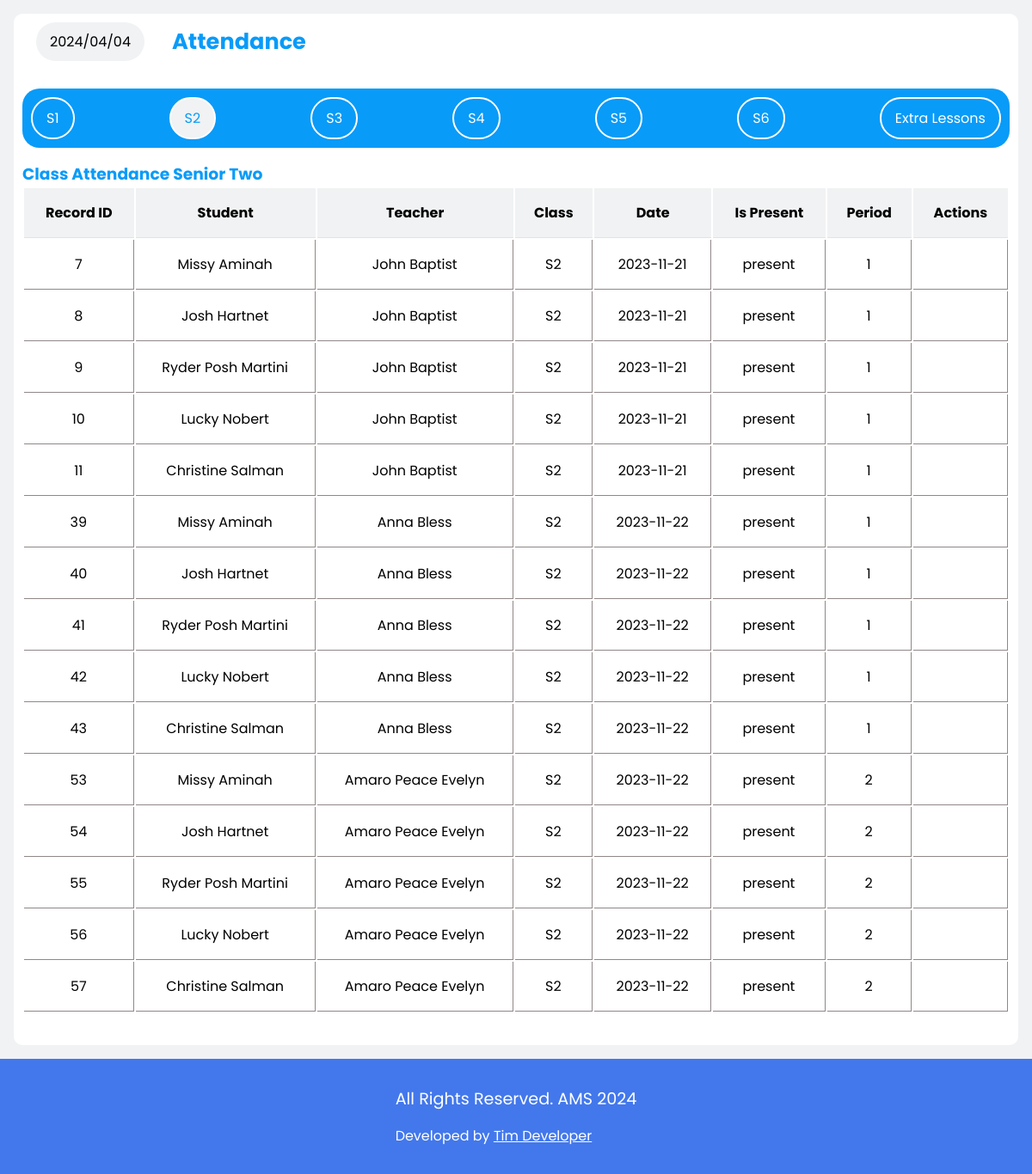
Screenshot of /admin_account/s2.php (signed in) with the database file from the repository.
### tables this page shows
CREATE TABLE IF NOT EXISTS `attendancerecords` (
  `RecordID` int NOT NULL AUTO_INCREMENT,
  `StudentID` int NOT NULL,
  `TeacherID` int NOT NULL,
  `SubjectID` int NOT NULL,
  `ClassID` int NOT NULL,
  `Date` date NOT NULL,
  `IsPresent` varchar(50) NOT NULL,
  `Period` int NOT NULL,
  PRIMARY KEY (`RecordID`)
);

CREATE TABLE IF NOT EXISTS `students` (
  `StudentID` int NOT NULL AUTO_INCREMENT,
  `image` varchar(200) NOT NULL,
  `FirstName` varchar(50) NOT NULL,
  `LastName` varchar(50) NOT NULL,
  `ClassID` int NOT NULL,
  `DateOfBirth` date NOT NULL,
  `Gender` varchar(7) NOT NULL,
  `Address` varchar(50) NOT NULL,
  `ContactNumber` varchar(15) DEFAULT NULL,
  `Email` varchar(50) DEFAULT NULL,
  `password` varchar(200) NOT NULL,
  `username` varchar(50) NOT NULL,
  PRIMARY KEY (`StudentID`)
);

CREATE TABLE IF NOT EXISTS `teachers` (
  `TeacherID` int NOT NULL AUTO_INCREMENT,
  `Image` varchar(200) NOT NULL,
  `Firstname` varchar(50) NOT NULL,
  `Lastname` varchar(50) NOT NULL,
  `ContactNumber` varchar(15) NOT NULL,
  `Email` varchar(50) NOT NULL,
  `SubjectID` int NOT NULL,
  `password` varchar(200) NOT NULL,
  `username` varchar(50) NOT NULL,
  PRIMARY KEY (`TeacherID`)
);

CREATE TABLE IF NOT EXISTS `classes` (
  `ClassID` int NOT NULL AUTO_INCREMENT,
  `ClassName` varchar(50) NOT NULL,
  `Year` int NOT NULL,
  `ClassTeacherID` int NOT NULL,
  PRIMARY KEY (`ClassID`)
);

### functions.php (called while the page is built, shortened)
<?php
include "connection.php";
function studentsAttendanceSenior2()
{
    global $conn;
    $sql = "SELECT
    ar.*,
    s.FirstName,
    s.LastName,
    t.Firstname,
    t.Lastname,
    c.ClassName
    FROM `attendancerecords` as ar
    JOIN `students` AS s ON ar.StudentID = s.StudentID
    JOIN `teachers` AS t ON ar.TeacherID = t.TeacherID
    JOIN `classes` AS c on ar.ClassID = c.ClassID
    WHERE c.ClassID = 2";
    $result = mysqli_query($conn, $sql);
    $attendanceArray = [];
    if (mysqli_num_rows($result) > 0) {
        while ($row = mysqli_fetch_array($result)) {
            $attendanceArray[] = $row;
        }
        return $attendanceArray;
    } else {
        return false;
    }
}

### admin_account/s2.php (the view, shortened to what this page needs)
<?php
include "../connection.php";
include "../functions.php";
?>
<!DOCTYPE html>
<html lang="en">
<head>
    <link rel="stylesheet" href="../styles.css">
</head>
<body>
    <div class="view-activity">
        <div class="container">
            <div class="top">
                <div class="west">
                    <div class="date">
                        <?php echo date("Y/m/d") ?>
                    </div>
                    <h3 style="margin-left: 1rem; font-size: 1.6rem; color: var(--color-primary);">Attendance</h3>
                </div>
            </div>
            <nav class="viewATTadminTab">
                <a href="../admin_account/View-attendance.php">S1</a>
                <a class="active" href="../admin_account/s2.php">S2</a>
                <a href="../admin_account/s3.php">S3</a>
                <a href="../admin_account/s4.php">S4</a>
                <a href="../admin_account/s5.php">S5</a>
                <a href="../admin_account/s6.php">S6</a>
                <a href="../admin_account/extra.php">Extra Lessons</a>
            </nav>
            <section class="adminSection" id="s2">
                <h3 style="color: var(--color-primary);">Class Attendance Senior Two</h3>
                <?php
                if (studentsAttendanceSenior2() == false) { ?>
                    <div class="empty">
                        <p>Attendance Has not yet been recorded for this class</p>
                    </div>
                <?php } else { ?>
                    <table>
                        <tr>
                            <th>Record ID</th>
                            <th>Student</th>
                            <th>Teacher</th>
                            <th>Class</th>
                            <th>Date</th>
                            <th>Is Present</th>
                            <th>Period</th>
                            <th colspan="2">Actions</th>
                        </tr>
                        <?php
                        $attendance = studentsAttendanceSenior2();
                        foreach ($attendance as $attend) :
                        ?>
                            <tr>
                                <td><?php echo $attend['RecordID'] ?></td>
                                <td><?php echo $attend['FirstName'] . ' ' . $attend['LastName'] ?></td>
                                <td><?php echo $attend['Firstname'] . ' ' . $attend['Lastname'] ?></td>
                                <td><?php echo $attend['ClassName'] ?></td>
                                <td><?php echo $attend['Date'] ?></td>
                                <td><?php echo $attend['IsPresent'] ?></td>
                                <td><?php echo $attend['Period'] ?></td>
                                <td>
                                    <form method="post" onsubmit="return confirm('Are you sure you want to delete this record?');">
                                    </form>
                                </td>
                            </tr>
                        <?php endforeach; ?>
                    </table>
                <?php }
                ?>
            </section>
        </div>
    </div>
    <?php include "../footer.php"; ?>
</body>
</html>

### styles.css (style rules this page uses)
* { margin: 0; border: 0; padding: 0; box-sizing: border-box; font-family: 'Poppins', sans-serif; }
a { text-decoration: none; }
:root { --box-shadow: 0 10px 1rem rgba(205, 231, 238, 0.5); --color-bg: #4378ec; --background: #f0f2f3; --color-white: #ffffff; --color-primary: #099BF8; --color-text-muted: #9e9292; --color-bg-secondary: #779be9; --pending-cards-bg: #d2dffc; --darker-tint_1: #5E3494; }
.student_acc #home .container .att_td td, th { text-align: center; padding: 1rem; border-bottom: 1px solid rgb(231, 226, 226); }
.container { width: 85%; border-radius: 10px; background-color: var(--color-white); padding: 10px; }
.view-activity { padding: 1rem; display: flex; width: 100%; gap: 1rem; justify-content: space-between; background-color: var(--background); overflow: hidden; position: relative; }
.view-activity .container { background-color: var(--color-white); border-radius: 10px; padding: 10px; width: 100%; }
.view-activity .container .top { width: 100%; display: flex; justify-content: space-between; align-items: center; }
.view-activity .container .top .west { gap: 1rem; display: flex; align-items: center; }
.view-activity .container .top .west .date { border-radius: 50px; background-color: #f0f2f3; padding: 10px 1rem; }
.viewATTadminTab { width: 100%; background-color: var(--color-primary); border-radius: 20px; padding: 10px; display: flex; justify-content: space-between; align-items: center; margin-top: 2rem; }
.viewATTadminTab a { border: 2px solid var(--color-white); background: none; padding: 10px 1rem; border-radius: 50px; color: var(--color-white); transition: all 0.3s ease; }
.viewATTadminTab a.active { background-color: var(--background); color: var(--color-primary); }
.adminSection { width: 100%; margin-top: 1rem; }
.adminSection table { width: 100%; }
.adminSection table tr th { background-color: var(--background); padding: 1rem; }
.adminSection table tr td { border-right: 1px solid rgb(145, 135, 135); border-bottom: 1px solid rgb(145, 135, 135); text-align: center; padding: 1rem; }

### rows the page displays
attendancerecords: RecordID "7", StudentID.FirstName "Missy", StudentID.LastName "Aminah", TeacherID.Firstname "John", TeacherID.Lastname "Baptist", ClassID.ClassName "S2", Date "2023-11-21", IsPresent "present", Period "1"
attendancerecords: RecordID "8", StudentID.FirstName "Josh", StudentID.LastName "Hartnet", TeacherID.Firstname "John", TeacherID.Lastname "Baptist", ClassID.ClassName "S2", Date "2023-11-21", IsPresent "present", Period "1"
attendancerecords: RecordID "9", StudentID.FirstName "Ryder", StudentID.LastName "Posh Martini", TeacherID.Firstname "John", TeacherID.Lastname "Baptist", ClassID.ClassName "S2", Date "2023-11-21", IsPresent "present", Period "1"
attendancerecords: RecordID "10", StudentID.FirstName "Lucky", StudentID.LastName "Nobert", TeacherID.Firstname "John", TeacherID.Lastname "Baptist", ClassID.ClassName "S2", Date "2023-11-21", IsPresent "present", Period "1"
attendancerecords: RecordID "11", StudentID.FirstName "Christine", StudentID.LastName "Salman", TeacherID.Firstname "John", TeacherID.Lastname "Baptist", ClassID.ClassName "S2", Date "2023-11-21", IsPresent "present", Period "1"
attendancerecords: RecordID "39", StudentID.FirstName "Missy", StudentID.LastName "Aminah", TeacherID.Firstname "Anna", TeacherID.Lastname "Bless", ClassID.ClassName "S2", Date "2023-11-22", IsPresent "present", Period "1"
attendancerecords: RecordID "40", StudentID.FirstName "Josh", StudentID.LastName "Hartnet", TeacherID.Firstname "Anna", TeacherID.Lastname "Bless", ClassID.ClassName "S2", Date "2023-11-22", IsPresent "present", Period "1"
attendancerecords: RecordID "41", StudentID.FirstName "Ryder", StudentID.LastName "Posh Martini", TeacherID.Firstname "Anna", TeacherID.Lastname "Bless", ClassID.ClassName "S2", Date "2023-11-22", IsPresent "present", Period "1"
attendancerecords: RecordID "42", StudentID.FirstName "Lucky", StudentID.LastName "Nobert", TeacherID.Firstname "Anna", TeacherID.Lastname "Bless", ClassID.ClassName "S2", Date "2023-11-22", IsPresent "present", Period "1"
attendancerecords: RecordID "43", StudentID.FirstName "Christine", StudentID.LastName "Salman", TeacherID.Firstname "Anna", TeacherID.Lastname "Bless", ClassID.ClassName "S2", Date "2023-11-22", IsPresent "present", Period "1"
attendancerecords: RecordID "53", StudentID.FirstName "Missy", StudentID.LastName "Aminah", TeacherID.Firstname "Amaro", TeacherID.Lastname "Peace Evelyn", ClassID.ClassName "S2", Date "2023-11-22", IsPresent "present", Period "2"
attendancerecords: RecordID "54", StudentID.FirstName "Josh", StudentID.LastName "Hartnet", TeacherID.Firstname "Amaro", TeacherID.Lastname "Peace Evelyn", ClassID.ClassName "S2", Date "2023-11-22", IsPresent "present", Period "2"
attendancerecords: RecordID "55", StudentID.FirstName "Ryder", StudentID.LastName "Posh Martini", TeacherID.Firstname "Amaro", TeacherID.Lastname "Peace Evelyn", ClassID.ClassName "S2", Date "2023-11-22", IsPresent "present", Period "2"
attendancerecords: RecordID "56", StudentID.FirstName "Lucky", StudentID.LastName "Nobert", TeacherID.Firstname "Amaro", TeacherID.Lastname "Peace Evelyn", ClassID.ClassName "S2", Date "2023-11-22", IsPresent "present", Period "2"
attendancerecords: RecordID "57", StudentID.FirstName "Christine", StudentID.LastName "Salman", TeacherID.Firstname "Amaro", TeacherID.Lastname "Peace Evelyn", ClassID.ClassName "S2", Date "2023-11-22", IsPresent "present", Period "2"
